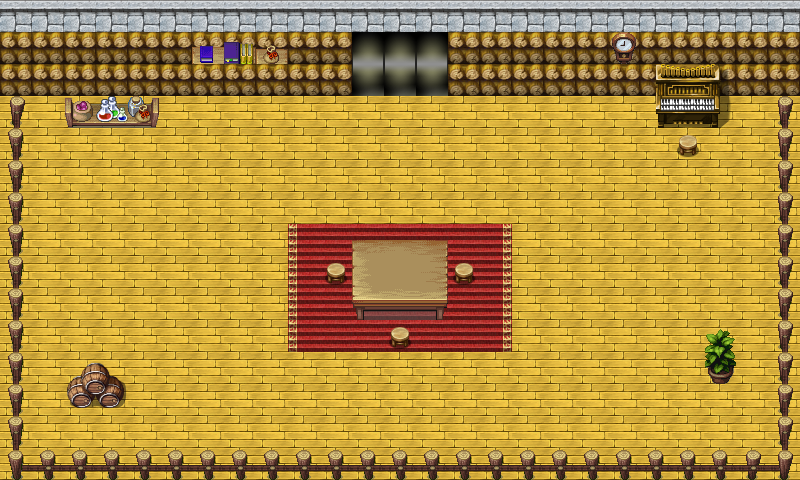

A level layout from a 2D game, rendered from its tile map. Below: a short description, then the map file with tile-grid data replaced by summaries:
An orthogonal 25x15 tile map with 32x32 px tiles, 3 tile layers (ground, accompaniment, accompaniment2), 1 hidden layer not drawn, 4 tilesets and 2 objects (diamondNum, Teleporter).

<map version="1.2" tiledversion="1.3.5" orientation="orthogonal" renderorder="right-down" width="25" height="15" tilewidth="32" tileheight="32" infinite="0" nextlayerid="13" nextobjectid="13">
 <tileset firstgid="1" source="collision.tsx" />
 <tileset firstgid="2" source="Accompaniment.tsx" />
 <tileset firstgid="258" source="Accompaniment2.tsx" />
 <tileset firstgid="514" source="Floor.tsx" />
 <layer id="1" name="ground" width="25" height="15">
  <data>[375 cells, 369 non-empty, 6 distinct tile ids]</data>
 </layer>
 <layer id="3" name="accompaniment" width="25" height="15">
  <data>[375 cells, 16 non-empty, 9 distinct tile ids]</data>
 </layer>
 <layer id="11" name="accompaniment2" width="25" height="15">
  <data>[375 cells, 75 non-empty, 30 distinct tile ids]</data>
 </layer>
 <layer id="10" name="collision" width="25" height="15" visible="0" opacity="0.48">
  <properties>
   <property name="collision" type="bool" value="true" />
  </properties>
  <data>[375 cells, 143 non-empty, 1 distinct tile ids]</data>
 </layer>
 <objectgroup id="2" name="objects" offsetx="4" offsety="-4">
  <object id="9" name="diamondNum" x="688" y="34.6667" width="49.3333" height="21.3333" visible="0">
   <properties>
    <property name="diamond" type="int" value="1" />
    <property name="diamondnum" type="int" value="100" />
   </properties>
  </object>
  <object id="11" name="Teleporter" x="359" y="44" width="77" height="54" visible="0">
   <properties>
    <property name="Teleporter" type="int" value="2" />
   </properties>
  </object>
 </objectgroup>
</map>
